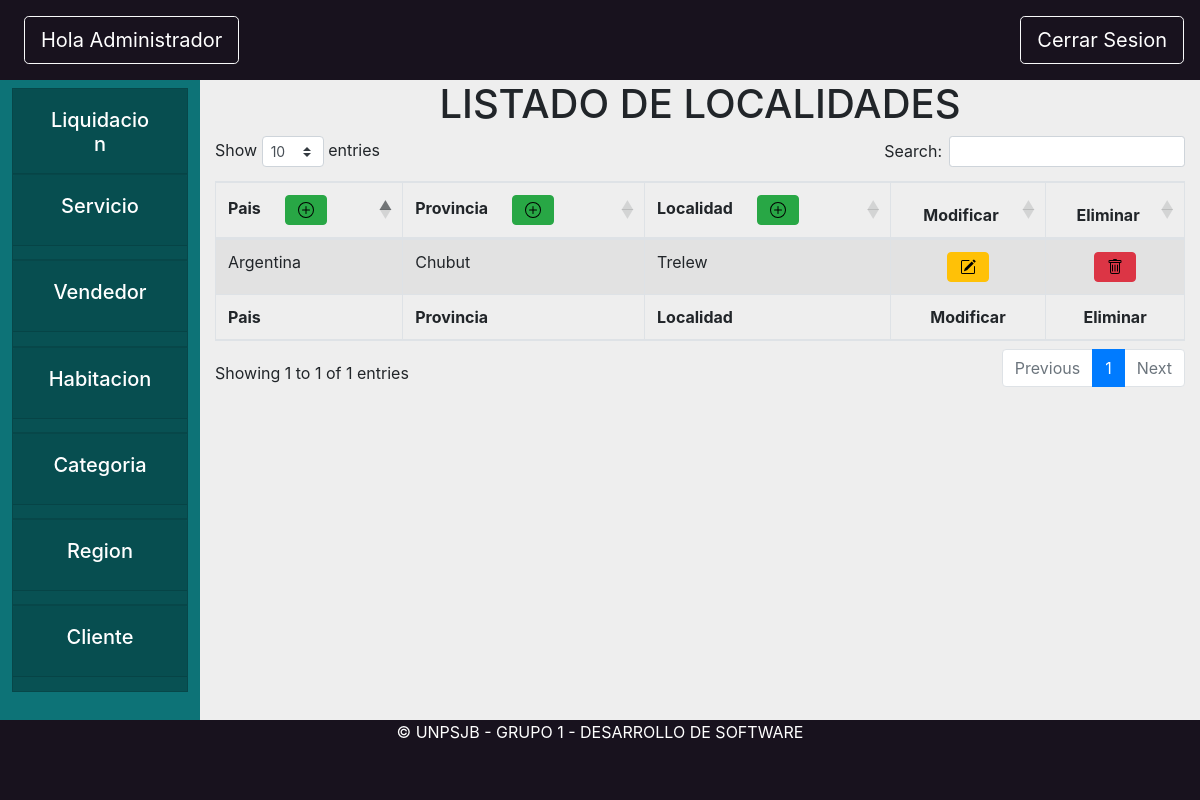
The page /core/region on the database as committed earlier.
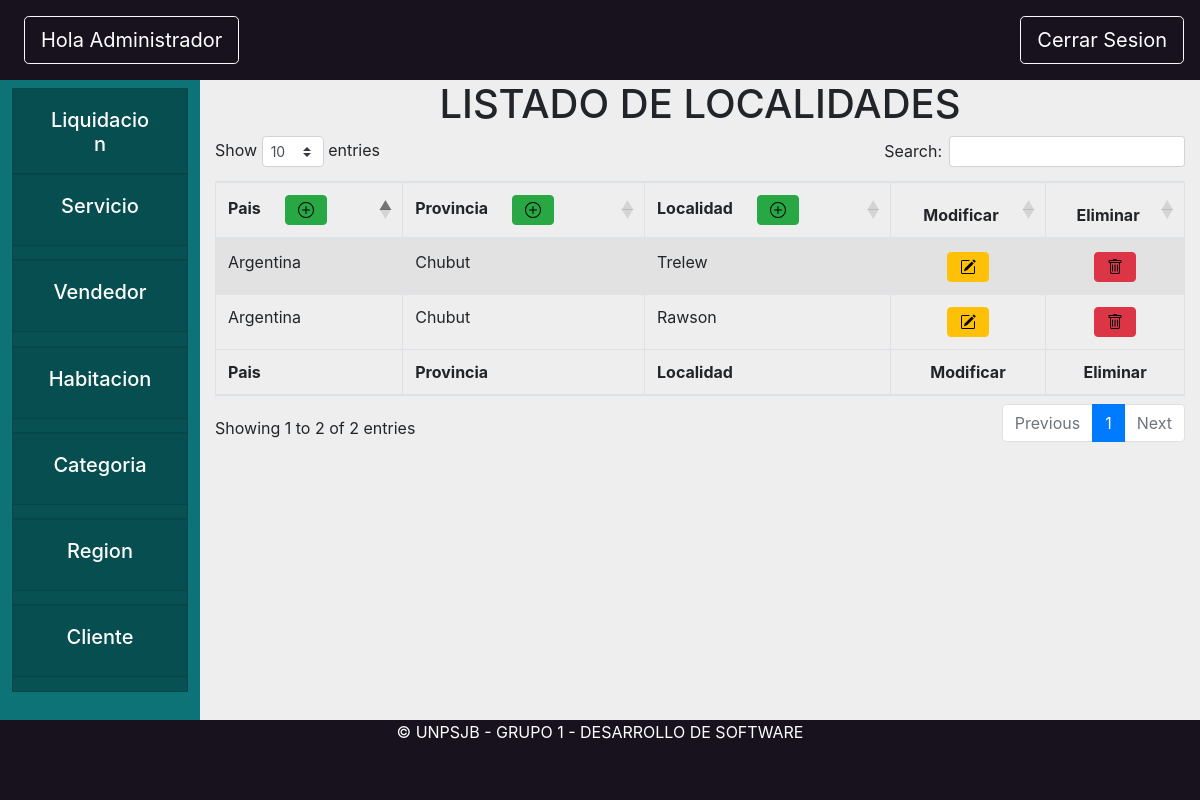
The same page on the database as committed later.
### core/models.py (models this page shows, shortened)
class Localidad(models.Model):
    objects = LocalidadManager.from_queryset(LocalidadQuerySet)()
    nombre = models.CharField(max_length=200)
    provincia = models.ForeignKey(Provincia, on_delete=models.CASCADE)

class Provincia(models.Model):
    nombre = models.CharField(max_length=200)
    pais = models.ForeignKey(Pais, on_delete=models.CASCADE)
    def __str__(self):
        return self.nombre

class Pais(models.Model):
    nombre = models.CharField(max_length=200, unique=True)
    class Meta:
      verbose_name_plural = "Paises"
    def __str__(self):
        return self.nombre

### core/views.py (the view, shortened to what this page needs)
# urls.py: path('region',views.regionAdmin, name="opcionRegion"),
def regionAdmin(request):
    paises = Pais.objects.all()
    provincias = Provincia.objects.all()
    localidades = Localidad.objects.all()
    formPais = PaisForm(request.POST)
    formProvincia = ProvinciaForm(request.POST)
    formLocalidad = LocalidadForm(request.POST)
    return render(request, "core/regionAdmin.html", {"paises": paises, "localidades": localidades, "provincias": provincias, "formPais": formPais, "formProvincia": formProvincia, "formLocalidad": formLocalidad})

### core/forms.py
class PaisForm(ModelForm):
    class Meta:
        model = Pais
        fields = '__all__'
    """def clean_nombre(self):
        #print("aca estoy en la func")
        nombre=self.cleaned_data["nombre"]
        #print(nombre)
        if str(nombre).strip() == "pepe":
            print("ACANO ENTRA....")
            raise ValidationError("NO ME GUSTA EN BLANCO!!!!")
        return nombre.title()"""
    def __init__(self, *args, **kwargs):
        super(PaisForm, self).__init__(*args, **kwargs)
        self.fields['nombre'].widget.attrs.update({'class': 'form-control'})

class ProvinciaForm(ModelForm):
    class Meta:
        model = Provincia
        fields = '__all__'
    def __init__(self, *args, **kwargs):
        super(ProvinciaForm, self).__init__(*args, **kwargs)
        self.fields['nombre'].widget.attrs.update({'class': 'form-control'})

### core/templates/core/regionAdmin.html (shortened to what this page needs)
{% extends 'base/base_administrador.html'%}
{% load static %}
{% block content %}
<h1 align="center">LISTADO DE LOCALIDADES</h1>
<table id="example" class="table table-striped table-bordered" style="width:100%">
    <thead>
        <tr>
            <th>Pais<button type="button" class="btn btn-success ml-4" data-toggle="modal" data-target="#crearPais">
                    <img src="/static/icons/plus-circle.svg"
                        class="img-fluid ${3|rounded-top,rounded-right,rounded-bottom,rounded-left,rounded-circle,|}"
                        alt="">
                </button></th>
            <th>Provincia<button type="button" class="btn btn-success ml-4" data-toggle="modal"
                    data-target="#crearProvincia">
                    <img src="/static/icons/plus-circle.svg"
                        class="img-fluid ${3|rounded-top,rounded-right,rounded-bottom,rounded-left,rounded-circle,|}"
                        alt="">
                </button></th>
            <th>Localidad<button type="button" class="btn btn-success ml-4" data-toggle="modal"
                    data-target="#crearLocalidad">
                    <img src="/static/icons/plus-circle.svg"
                        class="img-fluid ${3|rounded-top,rounded-right,rounded-bottom,rounded-left,rounded-circle,|}"
                        alt="">
                </button></th>
            <th>
                <Center>Modificar</Center>
            </th>
            <th>
                <Center>Eliminar</Center>
            </th>
        </tr>
    </thead>
    <tbody>
        {% for ciudad in localidades %}
        <tr>
            <td>{{ciudad.provincia.pais.nombre}}</td>
            <td>{{ciudad.provincia.nombre}}</td>
            <td>{{ciudad.nombre}}</td>
            <td>
                <center>
                    <button type="button" class="btn btn-warning" data-toggle="modal" data-target="#modificarLocalidad">
                        <img src="/static/icons/pencil-square.svg"
                            class="img-fluid ${3|rounded-top,rounded-right,rounded-bottom,rounded-left,rounded-circle,|}"
                            alt="">
                    </button>
                </center>
            </td>
            <td>
                <center>
                    <button type="button" class="btn btn-danger" data-toggle="modal" data-target="#eliminarLocalidad"
                        onclick="enviarModal()">
                        <img src="/static/icons/trash.svg"
                            class="img-fluid ${3|rounded-top,rounded-right,rounded-bottom,rounded-left,rounded-circle,|}"
                            alt="">
                    </button>
                </center>
            </td>
        </tr>
        {% endfor %}
    </tbody>
    <tfoot>
        <tr>
            <th>Pais</th>
            <th>Provincia</th>
            <th>Localidad</th>
            <th>
                <Center>Modificar</Center>
            </th>
            <th>
                <Center>Eliminar</Center>
            </th>
        </tr>
    </tfoot>
</table>
{% endblock content %}

Rows that differ between the two databases and show on the page:
added Localidad: provincia.pais.nombre "Argentina", provincia.nombre "Chubut", nombre "Rawson"
Other text that changed with them:
text written by a page script: "Show entries Search: Showing 1 to 1 of 1 entries Previous 1 Next" → "Show entries Search: Showing 1 to 2 of 2 entries Previous 1 Next"
